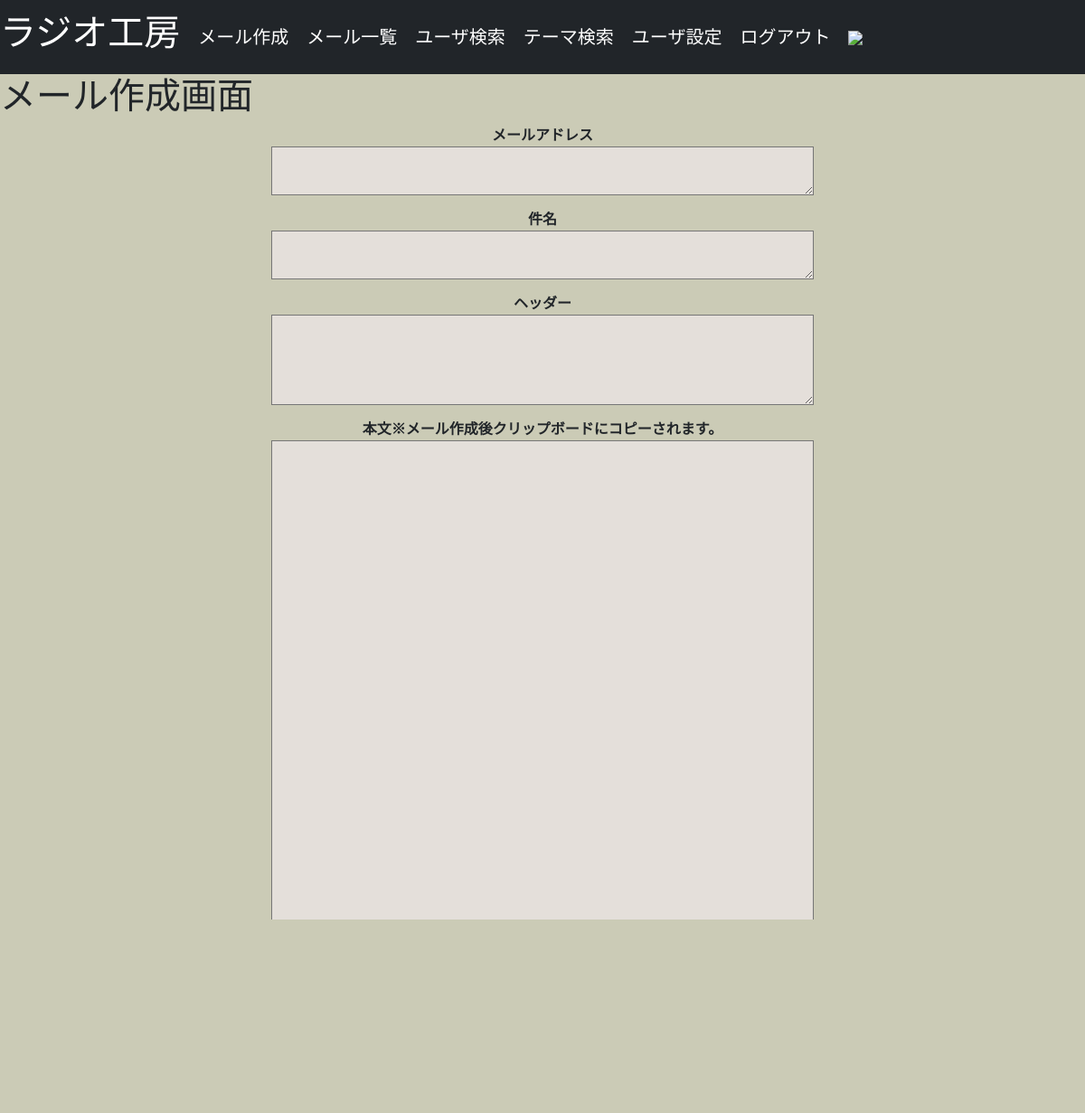
The app's page /mail (signed in), older data.
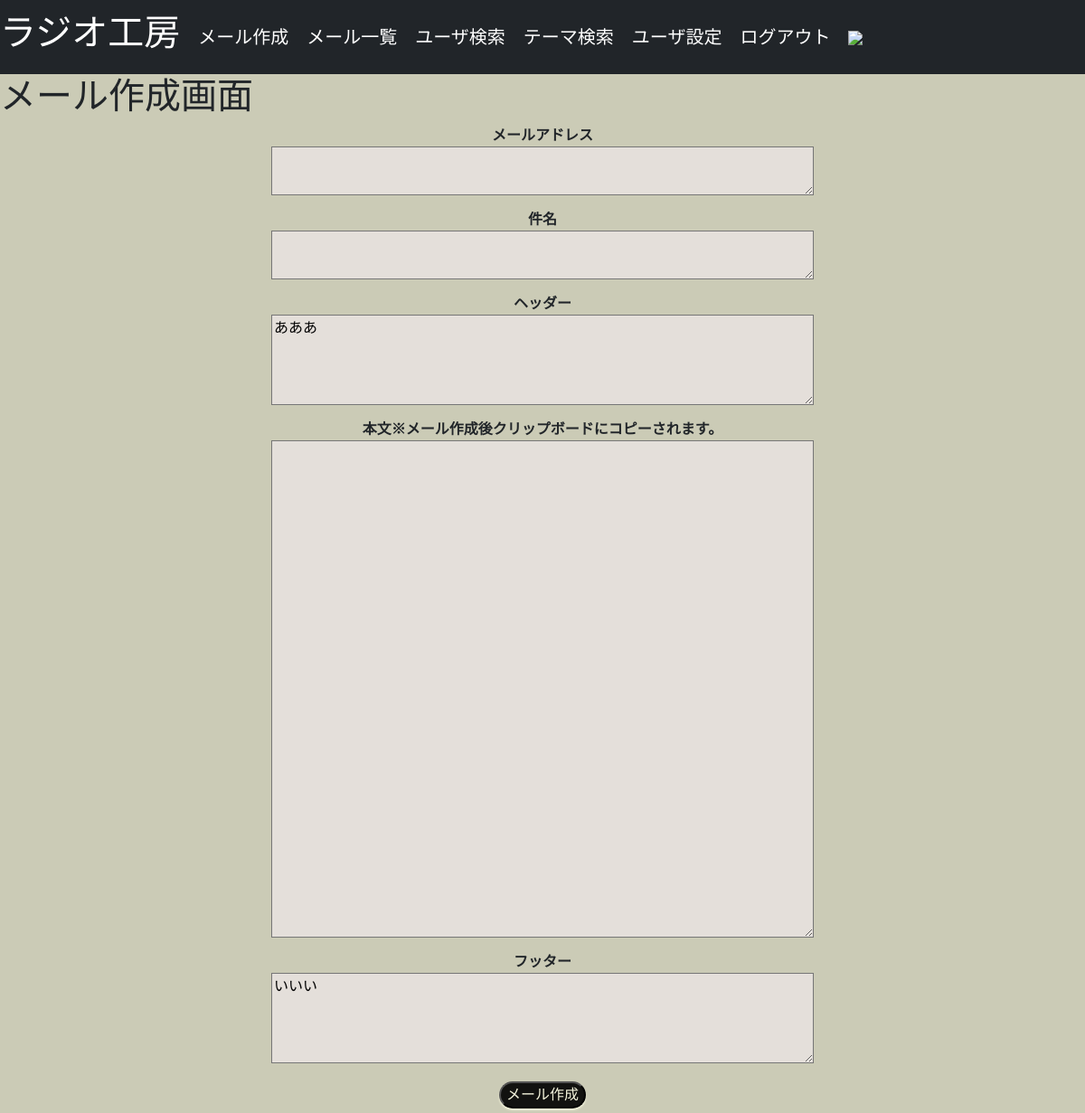
The same page, newer data.
### flaskr/models.py (models this page shows, shortened)
class User(UserMixin, db.Model):
    __tablename__ = 'users'
    id = db.Column(db.Integer, primary_key=True)
    username = db.Column(db.String(64), index=True)
    email = db.Column(db.String(64), unique=True, index=True)
    password = db.Column(
        db.String(128),
        default=generate_password_hash('snsflaskapp')
    )
    picture_path = db.Column(db.Text, default='no_image/no_image.jpg')
    header = db.Column(db.String(300), index=True, nullable=True)
    footer = db.Column(db.String(300), index=True, nullable=True)
    is_active = db.Column(db.Boolean, unique=False, default=False)
    create_at = db.Column(db.DateTime, default=datetime.now)
    update_at = db.Column(db.DateTime, default=datetime.now)
    @classmethod
    def select_user_by_id(cls, id):
        return cls.query.get(id)

### flaskr/views.py (the view, shortened to what this page needs)
@bp.route('/mail', methods=['GET', 'POST'])
def mail1():
    form = MailForm(request.form)
    if request.method == 'GET' :
        if current_user.is_authenticated:
            user = User.select_user_by_id(current_user.get_id())
            form.header.data = user.header
            form.footer.data = user.footer
    return render_template('mail.html', form = form )

### flaskr/forms.py
class MailForm(Form):
    to_email = TextAreaField('メールアドレス')
    mail_topic = TextAreaField('件名')
    header = TextAreaField('ヘッダー')
    mail_message = TextAreaField('本文※メール作成後クリップボードにコピーされます。')
    footer = TextAreaField('フッター')
    submit = SubmitField('メール作成')

### flaskr/models.py (called while the page is built)
@login_manager.user_loader
def load_user(user_id):
    return User.query.get(user_id)

### flaskr/templates/mail.html (shortened to what this page needs)
{% from "_formhelpers.html" import render_field %}
{% extends "base.html" %}
{% block content %}
<h1>メール作成画面</h1>
<div class="row">
    <form class="mail" method="POST">
    {{ render_field(form.to_email) }}
    {{ render_field(form.mail_topic) }}
    {% if current_user.is_authenticated %}
    {{ render_field(form.header) }}
    {% endif %}
    {{ render_field(form.mail_message) }}
    {% if current_user.is_authenticated %}
    {{ render_field(form.footer) }}
    {% endif %}
    {{ form.submit }}
    </form>
</div>
{% endblock %}

### flaskr/templates/_formhelpers.html (shortened to what this page needs)
{% macro render_field(field) %}
<dt>
    {{ field.label}}
        <dd>
            {{ field(**kwargs) | safe }}
        </dd>
</dt>
{% endmacro %}

Row changes from the older to the newer data that the page shows:
now on this page (row edited): User: header "あああ", footer "いいい"
Text that changed along with them:
{{ field.label }}: "メールアドレス 件名 ヘッダー 本文※メール作成後クリップボードにコピーされます。" → "メールアドレス 件名 ヘッダー 本文※メール作成後クリップボードにコピーされます。 フッター"
